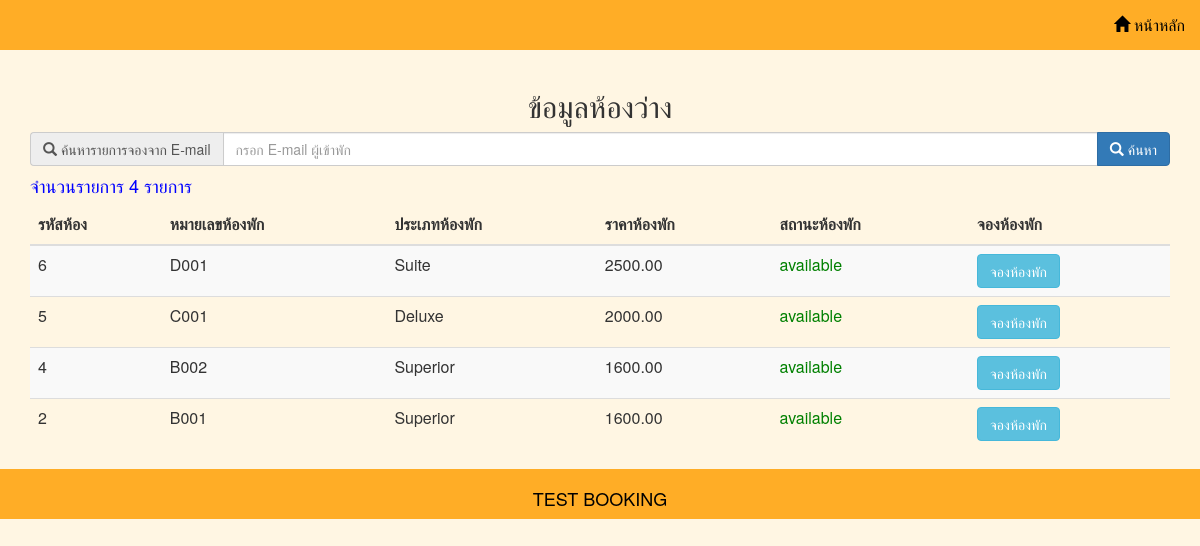
The page / on the database its author committed.
### tables this page shows
CREATE TABLE `rooms` (
  `id` int(11) NOT NULL,
  `room_number` varchar(10) NOT NULL,
  `room_type` varchar(50) NOT NULL,
  `price` decimal(10,2) NOT NULL,
  `status` varchar(10) NOT NULL
);

### index.php (the view, shortened to what this page needs)
<?php include("head.php");
    include("config.inc.php");
?>
<div class="container">
    <br/><br/><br/>
<div class="row">
        <div class="col-sm-12">
            <center><h2>ข้อมูลห้องว่าง</h2></center>
        </div>
</div>
<form action="search_room.php" method="post" name="search">
            <div class="input-group"><span class="input-group-addon"><i class="glyphicon glyphicon-search"></i>&nbsp;ค้นหารายการจองจาก E-mail</span>
            <input type="text" name="search" class="form-control" placeholder="กรอก E-mail ผู้เข้าพัก"><input type="hidden" name="t_type" value="name_pro">
                <div class="input-group-btn"><button class="btn btn-primary"><i class="glyphicon glyphicon-search"></i>&nbsp;ค้นหา</button></div>
            </div>
            </form>
<?php
    $sql1="select * from rooms where status='available' order by id desc";
    $result1=mysqli_query($conn,$sql1);
    $total=mysqli_num_rows($result1);
?>
<div class="row">
    <div class="col-sm-12">
        <?php if($total==0){
            echo"<center><h4><font color='red'>ไม่พบข้อมูล</font></h4></center>";
        }else{
            echo "<font color='blue'><h4>จำนวนรายการ $total รายการ</h4></font>";
        ?>
        <table class="table table-striped table-hover">
            <thead class="thead">
                    <tr>
                        <th>รหัสห้อง</th>
                        <th>หมายเลขห้องพัก</th>
                        <th>ประเภทห้องพัก</th>
                        <th>ราคาห้องพัก</th>
                        <th>สถานะห้องพัก</th>
                        <th>จองห้องพัก</th>
                    </tr>
             </thead>
        <?php
            while($read=mysqli_fetch_assoc($result1)){
                $id_room=$read["id"];
                $room_number=$read["room_number"];
                $typeroom=$read["room_type"];
                $price=$read["price"];
                $status=$read["status"];
        ?>
                <tr>
                    <td><?php echo"$id_room";?></td>
                    <td><?php echo"$room_number";?></td>
                    <td><?php echo"$typeroom";?></td>
                    <td><?php echo"$price";?></td>
                    <td><?php if($status=="available"){echo"<font color='green'>$status</font>";}else{echo"<a class='btn btn-info btn_show' id_room='$id_room'>$status</a>";}?></td>
                    <td><?php echo "<a class='btn btn-info btn_book' id_room='$id_room'>จองห้องพัก</a>";?></td>
        <?php
            }
           ?> </table>
    <?php } ?>
    </div>
</div>
</div>
<?php include("footer.php"); ?>

### head.php (style rules this page uses)
body { background-color:#FFF6E3!important; background-repeat:repeat-x; font-size:16px; }

### rows shown on the page
rooms: id "6", room_number "D001", room_type "Suite", price "2500.00", status "available"
rooms: id "5", room_number "C001", room_type "Deluxe", price "2000.00", status "available"
rooms: id "4", room_number "B002", room_type "Superior", price "1600.00", status "available"
rooms: id "2", room_number "B001", room_type "Superior", price "1600.00", status "available"

### other values the page prints
$total "4"
